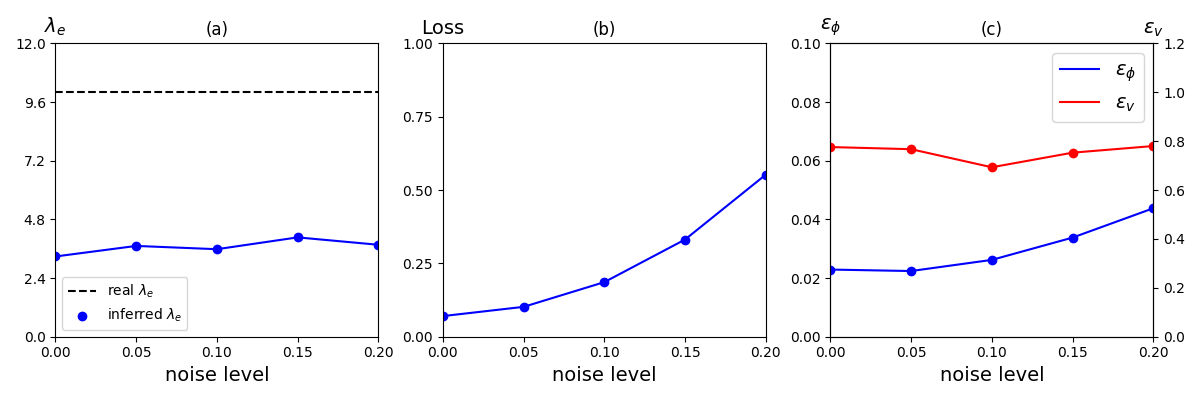

Python code for this plot:
"""
Author: Minglang Yin
"""
import torch
import torch.nn as nn
import numpy as np
import matplotlib.pyplot as plt
import matplotlib.gridspec as gridspec
from get_error import *
from mpl_toolkits.axes_grid1.inset_locator import inset_axes

h = 0.04
lmd = 0.4*0.00010607
#lmd_e = 0.5
tau = 1e-6
rho = 1
mu = 0.1
K = 0.01

class Model(nn.Module):
    def __init__(self):
        super(Model, self).__init__()
        self.net_w = nn.Sequential()
        self.net_w.add_module('net_w_linear_1', nn.Linear(3, 20))
        self.net_w.add_module('net_w_tanh_1', nn.Tanh())
        for num in range(2,10):
            self.net_w.add_module('net_w_linear_%d' %(num), nn.Linear(20, 20))
            self.net_w.add_module('net_w_tanh_%d' %(num), nn.Tanh())
        self.net_w.add_module('net_w_linear_50', nn.Linear(20, 3))

        self.net_u = nn.Sequential()
        self.net_u.add_module('net_u_linear_1', nn.Linear(3, 20))
        self.net_u.add_module('net_u_tanh_1', nn.Tanh())
        for num in range(2,10):
            self.net_u.add_module('net_u_linear_%d' %(num), nn.Linear(20, 20))
            self.net_u.add_module('net_u_tanh_%d' %(num), nn.Tanh())
        self.net_u.add_module('net_u_linear_50', nn.Linear(20, 4))

        self.lmd_e = torch.nn.Parameter(torch.tensor([15], requires_grad=True, dtype=torch.float32) )

    def forward(self, x):
        w = self.net_w(x)
        u = self.net_u(x)
        output = torch.cat((u, w), dim=1)
        return output

def to_numpy(input):
    if isinstance(input, torch.Tensor):
        return input.detach().cpu().numpy()
    elif isinstance(input, np.ndarray):
        return input
    else:
        raise TypeError('Unknown type of input, expected torch.Tensor or '\
            'np.ndarray, but got {}'.format(type(input)))

def main():
    ## parameters
    device = torch.device(f"cuda:{0}" if torch.cuda.is_available() else "cpu")
    print(device, flush=True)
    model_path = '../Inv_L_1_noise/test_5/CheckPts/model_chkpts.pt'

    file_start = 0
    file_end = 20
    dt = 0.06

    num_x1 = 100
    num_x2 = 100
    num_t = file_end-file_start

    x_min, x_max = 0, 6
    y_min, y_max = 0, 2
    asp_ratio = (y_max-y_min)/(x_max-x_min)

    ## load data file
    y_data = np.zeros((4, file_end-file_start, num_x1, num_x2))
    t_step = 0
    for file_id in range(file_start, file_end):
        name_u = '../../Data/CH/phase_field_xiaoning/Lmd_e_10/dat/half' + str(file_id) + '.dat'
        name_phi = '../../Data/CH/phase_field_xiaoning/Lmd_e_10/dat_phase/halfp' + str(file_id) + '.dat'
        data_u = np.loadtxt(name_u)
        data_phi = np.loadtxt(name_phi)

        ## x_tmp: [t,x,y]   u_tmp:[u,v,p,phi]
        y_tmp = np.concatenate((data_u[:,3:5], data_u[:,6:7], data_phi[:,3:4]), axis=1)
        for j in range (0, 4):
            y_data[j, t_step, :, :] = y_tmp[:,j].reshape(100, 100)
        t_step = t_step + 1

    ## geometry
    x1 = np.linspace(x_min, x_max, num=num_x1)
    x2 = np.linspace(y_min, y_max, num=num_x2)
    t = np.linspace(0.02+dt*file_start, 0.02+dt*(file_end-1), num=num_t+1)

    x1_grid, x2_grid = np.meshgrid(x1, x2)
    x_2d = np.concatenate((x1_grid.flatten()[:,None], x2_grid.flatten()[:,None]), axis=1)

    ## instantiate model/optimizer
    model = Model().to(device)
    model.double()
    optimizer = torch.optim.Adam(model.parameters(), lr = 0.001)

    ## loading model/optimizer state
    checkpoint = torch.load(model_path)
    model.load_state_dict(checkpoint['model_state_dict'])
    optimizer.load_state_dict(checkpoint['optimizer_state_dict'])

    ## testing
    Predictions = np.zeros((7, num_t, num_x1, num_x2))
    for i in range(0, num_t):
        xt = np.concatenate((t[i]*np.ones((num_x1*num_x2, 1)), x_2d), axis=1)
        xt_tensor = torch.tensor(xt, requires_grad=True, dtype=torch.double).to(device)
        y_pred = model(xt_tensor)
        for j in range(0, 7):
            Predictions[j, i, :, :] = to_numpy(y_pred[:, j]).reshape(num_x1, num_x2)
    
    ## v and phi
    phi_inf = np.zeros((num_t, num_x1, num_x2))
    phi_ref = np.zeros((num_t, num_x1, num_x2))
    vel_inf = np.zeros((num_t, num_x1, num_x2))
    vel_ref = np.zeros((num_t, num_x1, num_x2))
    for i in range(0, num_t):
        phi_inf[i, :, :] = Predictions[3, i, :, :]
        phi_ref[i, :, :] = y_data[3, i, :, :]
        vel_inf[i, :, :] = np.sqrt(Predictions[0, i, :, :]**2 + Predictions[1, i, :, :]**2)
        vel_ref[i, :, :] = np.sqrt(y_data[0, i, :, :]**2 + y_data[1, i, :, :]**2)

    ## figure
    num_x = np.linspace(100, 40000, 101)
    num_data = 5
    ### inferred K
    noise_level = np.linspace(0, 0.2, 5)
    lmd_inf_text = ['3.2838', '3.7154', '3.5812', '4.0646', '3.7624']
    Loss_inf_text = ['0.0704', '0.1019', '0.1862', '0.3315', '0.5528']
    err_phi_text = ['0.0229', '0.0224', '0.0262', '0.0338', '0.0438']
    err_v_text = ['0.7761', '0.7673', '0.6934', '0.7531', '0.7803']

    lmd_inf, Loss_inf, err_phi, err_v = np.zeros((num_data)), np.zeros((num_data)), np.zeros((num_data)), np.zeros((num_data))

    for i in range(num_data):
        lmd_inf[i] = np.array(lmd_inf_text[i])
        Loss_inf[i] = np.array(Loss_inf_text[i])
        err_phi[i] = np.array(err_phi_text[i])
        err_v[i] = np.array(err_v_text[i])

    ## plotting
    fig = plt.figure(constrained_layout=False, figsize=(12,4))
    gs = fig.add_gridspec(1, 1)
    gs0 = gs[0].subgridspec(1, 3)
    ax1 = fig.add_subplot(gs0[0])
    ax2 = fig.add_subplot(gs0[1])
    ax3 = fig.add_subplot(gs0[2])

    ## ax1: K
    ax1.axhline(y=10, linestyle='--', color='black',  label='real $\lambda_{e}$')
    ax1.plot(noise_level, lmd_inf, color='blue')
    ax1.scatter(noise_level, lmd_inf, color='blue', label='inferred $\lambda_{e}$')
    ax1.set_xlabel('noise level', fontsize=14)
    ax1.set_ylabel("$\lambda_{e}$", fontsize=14, rotation='horizontal')
    ax1.set_xticks(noise_level)
    ax1.set_yticks(np.linspace(0, 12, 6))
    ax1.set_xlim([0, 0.2])
    ax1.set_ylim([0, 12])
    ax1.set_title('(a)')
    ax1.set_aspect('auto')
    ax1.yaxis.set_label_coords(0.0,1.02)
    ax1.legend()

    ## ax2
    ax2.plot(noise_level, Loss_inf, color="blue")
    ax2.scatter(noise_level, Loss_inf, color="blue")
    ax2.set_xlabel('noise level', fontsize=14)
    ax2.set_ylabel('Loss', fontsize=14, rotation='horizontal')
    ax2.set_xlim([0, 0.2])
    ax2.set_ylim([0, 1])
    ax2.set_xticks(noise_level)
    ax2.set_yticks(np.linspace(0, 1, 5))
    ax2.set_aspect('auto')
    ax2.yaxis.set_label_coords(0.0,1.02)
    ax2.set_title('(b)')

    ## ax3
    h3, = ax3.plot(noise_level, err_phi, color="blue", label='$\epsilon_{\phi}$')
    ax3.scatter(noise_level, err_phi, color="blue")
    # ax3.plot(noise_level, err_v, color="red", label='$\epsilon_{v}$')
    ax3.set_xlabel('noise level', fontsize=14)
    ax3.set_ylabel('$\epsilon_{\phi}$', fontsize=14, rotation='horizontal')
    ax3.set_title('(c)')
    ax3.set_xlim([0, 0.2])
    ax3.set_ylim([0, 0.1])
    ax3.yaxis.set_label_coords(0.0,1.02)
    
    ax4 = ax3.twinx()
    h4, = ax4.plot(noise_level, err_v, color="red", label='$\epsilon_{v}$')
    ax4.scatter(noise_level, err_v, color="red")
    ax4.set_ylabel('$\epsilon_{v}$',fontsize=14, rotation='horizontal')
    # ax4.set_aspect('auto')
    ax4.set_ylim([0, 1.2])
    ax4.yaxis.set_label_coords(1.0,1.08)
    ax4.legend(handles=[h3, h4],fontsize=14, loc='best')
    
    plt.tight_layout()
    fig.savefig('fig_13.png')
    plt.close()


if __name__ == '__main__':
    main()
